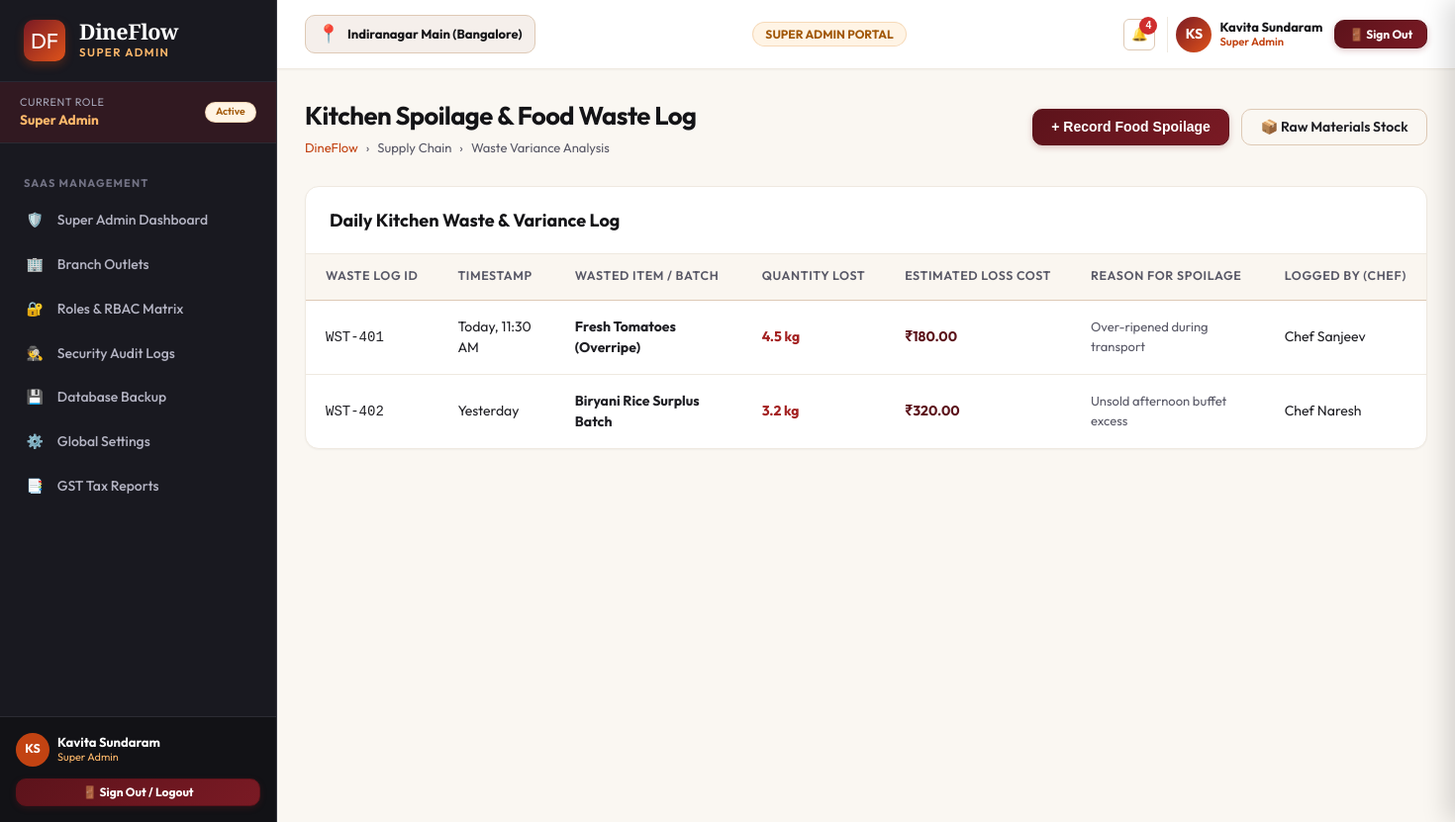
Page /inventory/waste-log/ (signed in) on the committed database.
### apps/accounts/models.py (models this page shows, shortened)
class Role(models.Model):
    code = models.CharField(max_length=50, unique=True)
    name = models.CharField(max_length=100)
    description = models.TextField(blank=True, default='')
    dashboard_url = models.CharField(max_length=200, default='/dashboard/owner/')
    icon = models.CharField(max_length=50, default='shield')
    is_active = models.BooleanField(default=True)
    created_at = models.DateTimeField(auto_now_add=True)

class UserProfile(models.Model):
    user = models.OneToOneField(User, on_delete=models.CASCADE, related_name='userprofile')
    role = models.ForeignKey(Role, on_delete=models.PROTECT, related_name='users')
    branch = models.CharField(max_length=150, default='Indiranagar Main (Bangalore)')
    employee_code = models.CharField(max_length=50, blank=True, default='')
    phone = models.CharField(max_length=20, blank=True, default='')
    avatar_initials = models.CharField(max_length=5, default='DF')
    created_at = models.DateTimeField(auto_now_add=True)
    updated_at = models.DateTimeField(auto_now=True)

### apps/inventory/views.py (the view)
# urls.py: path('waste-log/', views.waste_log, name='waste_log'),
@role_required(['inventory', 'kitchen', 'manager', 'owner', 'super_admin'])
def waste_log(request):
    waste_records = [
        {'id': 'WST-401', 'date': 'Today, 11:30 AM', 'item': 'Fresh Tomatoes (Overripe)', 'qty': '4.5 kg', 'cost': 180.00, 'reason': 'Over-ripened during transport', 'chef': 'Chef Sanjeev'},
        {'id': 'WST-402', 'date': 'Yesterday', 'item': 'Biryani Rice Surplus Batch', 'qty': '3.2 kg', 'cost': 320.00, 'reason': 'Unsold afternoon buffet excess', 'chef': 'Chef Naresh'},
    ]
    context = {
        'page_title': 'Kitchen Spoilage & Waste Log',
        'waste_records': waste_records
    }
    return render(request, 'inventory/waste_log.html', context)

### dineflow_core/templatetags/dineflow_tags.py (called while the page is built, shortened)
@register.filter(name='inr')
def inr_format(value):
    if value is None or value == '':
        return '₹0.00'
    try:
        val = float(value)
    except (ValueError, TypeError):
        return f"₹{value}"
    is_negative = val < 0
    val = abs(val)
    parts = f"{val:.2f}".split('.')
    integer_part = parts[0]
    decimal_part = parts[1]
    if len(integer_part) <= 3:
        formatted = integer_part
    result = f"₹{formatted}.{decimal_part}"
    return f"-{result}" if is_negative else result

### templates/inventory/waste_log.html (shortened to what this page needs)
{% extends 'base.html' %}
{% load static %}
{% load dineflow_tags %}
{% block content %}
<div class="df-page-header">
  <div class="df-page-title-group">
    <h1>Kitchen Spoilage & Food Waste Log</h1>
    <div class="df-breadcrumb">
      <a href="{% url 'landing:index' %}">DineFlow</a>
      <span>›</span>
      <span>Supply Chain</span>
      <span>›</span>
      <span>Waste Variance Analysis</span>
    </div>
  </div>
  <div style="display:flex; gap:0.75rem;">
    <button class="df-btn df-btn-maroon" onclick="DineFlow.showToast('Log Waste', 'Opening kitchen waste entry form...', 'info')">
      <span>+ Record Food Spoilage</span>
    </button>
    <a href="{% url 'inventory:stock_ledger' %}" class="df-btn df-btn-outline">
      <span>📦 Raw Materials Stock</span>
    </a>
  </div>
</div>
<div class="df-card">
  <div class="df-card-header">
    <div class="df-card-title">Daily Kitchen Waste & Variance Log</div>
  </div>
  <div class="df-table-responsive">
    <table class="df-table">
      <thead>
        <tr>
          <th>Waste Log ID</th>
          <th>Timestamp</th>
          <th>Wasted Item / Batch</th>
          <th>Quantity Lost</th>
          <th>Estimated Loss Cost</th>
          <th>Reason for Spoilage</th>
          <th>Logged By (Chef)</th>
        </tr>
      </thead>
      <tbody>
        {% for w in waste_records %}
          <tr>
            <td><code>{{ w.id }}</code></td>
            <td>{{ w.date }}</td>
            <td><strong>{{ w.item }}</strong></td>
            <td style="font-weight:700; color:var(--df-danger-700);">{{ w.qty }}</td>
            <td style="font-weight:700; color:var(--df-maroon-800);">{{ w.cost|inr }}</td>
            <td style="font-size:0.8125rem; color:var(--df-text-secondary);">{{ w.reason }}</td>
            <td>{{ w.chef }}</td>
          </tr>
        {% endfor %}
      </tbody>
    </table>
  </div>
</div>
{% endblock %}

### templates/partials/_sidebar.html (shortened to what this page needs)
{% load static %}
<aside class="df-sidebar">
  <div class="df-brand-header">
    <div class="df-brand-logo">DF</div>
    <div>
      <div class="df-brand-title">DineFlow</div>
      <div class="df-brand-subtitle">{{ CURRENT_USER.role_title }}</div>
    </div>
  </div>
  <div style="padding: 0.75rem 1.25rem; background: rgba(122, 26, 36, 0.25); border-bottom: 1px solid #2B2B33; display: flex; align-items: center; justify-content: space-between;">
    <div>
      <div style="font-size: 0.68rem; color: #A6A6B8; text-transform: uppercase; letter-spacing: 0.05em;">Current Role</div>
      <div style="font-size: 0.85rem; font-weight: 700; color: var(--df-saffron-400);">{{ CURRENT_USER.role_title }}</div>
    </div>
    <span class="df-badge badge-warning" style="font-size: 0.65rem;">Active</span>
  </div>
  <nav style="flex: 1; padding: 0.75rem 0 2rem; overflow-y: auto;">
    {% if CURRENT_ROLE == 'super_admin' %}
      <div class="df-nav-section-title">SaaS Management</div>
      <ul class="df-nav-list">
        <li class="df-nav-item">
          <a href="{% url 'dashboard:super_admin' %}" class="df-nav-link {% if request.resolver_match.url_name == 'super_admin' %}active{% endif %}">
            <span>🛡️</span>
            <span>Super Admin Dashboard</span>
          </a>
        </li>
        <li class="df-nav-item">
          <a href="{% url 'settings_app:branches' %}" class="df-nav-link {% if request.resolver_match.url_name == 'branches' %}active{% endif %}">
            <span>🏢</span>
            <span>Branch Outlets</span>
          </a>
        </li>
        <li class="df-nav-item">
          <a href="{% url 'settings_app:roles_permissions' %}" class="df-nav-link {% if request.resolver_match.url_name == 'roles_permissions' %}active{% endif %}">
            <span>🔐</span>
            <span>Roles & RBAC Matrix</span>
          </a>
        </li>
        <li class="df-nav-item">
          <a href="{% url 'settings_app:audit_logs' %}" class="df-nav-link {% if request.resolver_match.url_name == 'audit_logs' %}active{% endif %}">
            <span>🕵️</span>
            <span>Security Audit Logs</span>
          </a>
        </li>
        <li class="df-nav-item">
          <a href="{% url 'settings_app:backup_restore' %}" class="df-nav-link {% if request.resolver_match.url_name == 'backup_restore' %}active{% endif %}">
            <span>💾</span>
            <span>Database Backup</span>
          </a>
        </li>
        <li class="df-nav-item">
          <a href="{% url 'settings_app:general' %}" class="df-nav-link {% if request.resolver_match.url_name == 'general' %}active{% endif %}">
            <span>⚙️</span>
            <span>Global Settings</span>
          </a>
        </li>
        <li class="df-nav-item">
          <a href="{% url 'analytics:tax_reports' %}" class="df-nav-link {% if request.resolver_match.url_name == 'tax_reports' %}active{% endif %}">
            <span>📑</span>
            <span>GST Tax Reports</span>
          </a>
        </li>
      </ul>
    {% endif %}
  </nav>
  <div style="padding: 1rem; border-top: 1px solid #2B2B33; background: rgba(18, 18, 22, 0.95); margin-top: auto;">
    <div style="display: flex; align-items: center; justify-content: space-between; margin-bottom: 0.75rem;">
      <div style="display: flex; align-items: center; gap: 0.5rem;">
        <div style="width: 34px; height: 34px; border-radius: 50%; background: var(--df-terracotta-700); color: #FFF; font-weight: 700; display: flex; align-items: center; justify-content: center; font-size: 0.78rem;">
          {{ CURRENT_USER.avatar_initials }}
        </div>
        <div style="line-height: 1.2;">
          <div style="font-weight: 700; font-size: 0.8125rem; color: #FFF;">{{ CURRENT_USER.name }}</div>
          <div style="font-size: 0.68rem; color: var(--df-saffron-400);">{{ CURRENT_USER.role_title }}</div>
        </div>
      </div>
    </div>
    <div>
      <a href="{% url 'accounts:logout' %}" class="df-btn df-btn-maroon df-btn-sm" style="width: 100%; justify-content: center; font-size: 0.75rem; font-weight: 700;">
        <span>🚪 Sign Out / Logout</span>
      </a>
    </div>
  </div>
</aside>

### templates/partials/_navbar.html (shortened to what this page needs)
{% load static %}
<header class="df-navbar">
  <div style="display: flex; align-items: center; gap: 1rem;">
    <div style="display: flex; align-items: center; gap: 0.5rem; background: var(--df-bg-cream); border: 1px solid var(--df-border-medium); padding: 0.35rem 0.75rem; border-radius: var(--df-radius-md);">
      <span style="font-size: 1.1rem;">📍</span>
      <span style="font-weight: 700; font-size: 0.8125rem; color: var(--df-charcoal-900);">{{ ACTIVE_BRANCH }}</span>
    </div>
  </div>
  <div style="display: flex; align-items: center; gap: 0.75rem;">
    <span class="df-badge badge-warning" style="font-weight: 700; font-size: 0.75rem; padding: 0.35rem 0.75rem;">
      {{ CURRENT_USER.role_title|upper }} PORTAL
    </span>
  </div>
  <div style="display: flex; align-items: center; gap: 0.75rem;">
    <button class="df-btn-icon" onclick="DineFlow.openDrawer('df-notifications-drawer')" style="position: relative;" title="Notifications">
      🔔
      {% if UNREAD_NOTIFICATIONS_COUNT > 0 %}
        <span style="position: absolute; top: -3px; right: -3px; width: 18px; height: 18px; background: var(--df-danger-600); color: #FFF; border-radius: 50%; font-size: 0.65rem; font-weight: 800; display: flex; align-items: center; justify-content: center;">
          {{ UNREAD_NOTIFICATIONS_COUNT }}
        </span>
      {% endif %}
    </button>
    <div style="display: flex; align-items: center; gap: 0.5rem; padding-left: 0.5rem; border-left: 1px solid var(--df-border-light);">
      <div style="width: 36px; height: 36px; border-radius: 50%; background: linear-gradient(135deg, var(--df-maroon-700), var(--df-terracotta-600)); color: #FFF; font-weight: 700; display: flex; align-items: center; justify-content: center; font-size: 0.875rem; box-shadow: var(--df-shadow-xs);">
        {{ CURRENT_USER.avatar_initials }}
      </div>
      <div style="line-height: 1.2; text-align: left;" class="df-hide-mobile">
        <div style="font-weight: 700; font-size: 0.8125rem; color: var(--df-charcoal-900);">{{ CURRENT_USER.name }}</div>
        <div style="font-size: 0.7rem; color: var(--df-terracotta-700); font-weight: 600;">{{ CURRENT_USER.role_title }}</div>
      </div>
    </div>
    <a href="{% url 'accounts:logout' %}" class="df-btn df-btn-maroon df-btn-sm" style="font-weight: 700; font-size: 0.75rem; padding: 0.4rem 0.85rem;" title="Sign out of ERP">
      <span>🚪 Sign Out</span>
    </a>
  </div>
</header>

### static/css/dineflow-tokens.css (style rules this page uses)
:root { --df-charcoal-900: #141417; --df-charcoal-800: #1E1E24; --df-charcoal-700: #2B2B33; --df-charcoal-600: #3C3C47; --df-charcoal-500: #555563; --df-charcoal-400: #7A7A8C; --df-charcoal-300: #A6A6B8; --df-charcoal-200: #D1D1DE; --df-charcoal-100: #EDEDF5; --df-maroon-900: #420C12; --df-maroon-800: #5C131B; --df-maroon-700: #7A1A24; --df-maroon-600: #9E222F; --df-maroon-500: #C42B3B; --df-maroon-100: #FCE8EA; --df-terracotta-900: #73270A; --df-terracotta-800: #9C350D; --df-terracotta-700: #C24312; --df-terracotta-600: #E0531A; --df-terracotta-500: #F06A33; --df-terracotta-400: #F58C60; --df-terracotta-100: #FDEDE6; --df-saffron-900: #733E05; --df-saffron-800: #A15707; --df-saffron-700: #CF7009; --df-saffron-600: #F58B14; --df-saffron-500: #FFA238; --df-saffron-400: #FFB96B; --df-saffron-100: #FFF4E5; --df-gold-800: #8C731A; --df-gold-700: #B89722; --df-gold-600: #D9B32B; --df-gold-500: #F0CA3F; --df-gold-100: #FDF9E7; --df-green-900: #0E421B; --df-green-800: #155C27; --df-green-700: #1E7A35; --df-green-600: #279C44; --df-green-500: #34BD55; --df-green-100: #E6F7EB; --df-danger-800: #781717; --df-danger-700: #A32020; --df-danger-600: #CF2D2D; --df-danger-100: #FDE8E8; --df-bg-app: #FAF7F2; --df-bg-cream: #F5EFEB; --df-bg-surface: #FFFFFF; --df-bg-surface-subtle: #F9F6F0; --df-bg-sidebar: #191920; --df-bg-sidebar-hover: #262630; --df-bg-sidebar-active: #7A1A24; --df-text-primary: #1F1F24; --df-text-secondary: #585866; --df-text-muted: #8C8C9E; --df-text-light: #F7F5F0; --df-text-on-dark: #FFFFFF; --df-border-light: #EFE9E0; --df-border-medium: #DEC9B5; --df-border-dark: #383842; --df-border-focus: #C24312; --df-font-sans: 'Outfit', 'Inter', -apple-system, BlinkMacSystemFont, "Segoe UI", Roboto, sans-serif; --df-font-serif: 'Playfair Display', Georgia, serif; --df-font-mono: 'JetBrains Mono', 'Fira Code', Consolas, monospace; --df-shadow-xs: 0 1px 2px rgba(33, 20, 10, 0.04); --df-shadow-sm: 0 2px 4px rgba(33, 20, 10, 0.06), 0 1px 2px rgba(33, 20, 10, 0.04); --df-shadow-md: 0 6px 12px -2px rgba(33, 20, 10, 0.08), 0 3px 6px -2px rgba(33, 20, 10, 0.05); --df-shadow-lg: 0 12px 24px -4px rgba(33, 20, 10, 0.12), 0 6px 12px -4px rgba(33, 20, 10, 0.06); --df-shadow-xl: 0 20px 32px -6px rgba(33, 20, 10, 0.16), 0 10px 16px -6px rgba(33, 20, 10, 0.08); --df-radius-sm: 6px; --df-radius-md: 10px; --df-radius-lg: 14px; --df-radius-xl: 20px; --df-radius-full: 9999px; --df-sidebar-width: 280px; --df-sidebar-collapsed-width: 80px; --df-navbar-height: 70px; }

### rows in the picture
Role: role_title "SUPER ADMIN", role_title "Super Admin"
UserProfile: avatar_initials "KS", branch "Indiranagar Main (Bangalore)"

### other values in the picture
{{ CURRENT_USER.name }} "Kavita Sundaram"
{{ UNREAD_NOTIFICATIONS_COUNT }} "4"
{{ w.id }} "WST-401" "WST-402"
{{ w.date }} "Today, 11:30 AM" "Yesterday"
{{ w.item }} "Fresh Tomatoes (Overripe)" "Biryani Rice Surplus Batch"
{{ w.qty }} "4.5 kg" "3.2 kg"
{{ w.cost|inr }} "₹180.00" "₹320.00"
{{ w.reason }} "Over-ripened during transport" "Unsold afternoon buffet excess"
{{ w.chef }} "Chef Sanjeev" "Chef Naresh"
